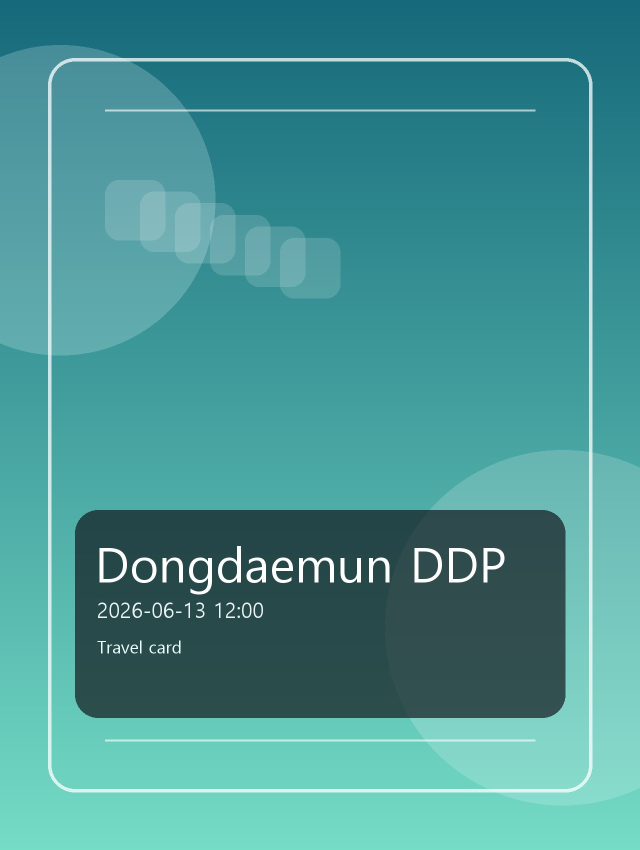
#> input picture services/video2D/assets/photos/ddp.jpg, 1280 x 1700 px (shown at 1/2 size); its folder holds only this picture in this run
$ python -i video_maker.py   (imports and definitions only)
#> lines starting #> are read from the running program, lines starting #| are printed output that depends on the picture
#> further down, picture is the input picture: PIL image 1280x1700 RGB; mean R, G, B 71.7, 147.8, 147.5
from __future__ import annotations

import logging
import math
import re
import time
from datetime import datetime
from io import BytesIO
from pathlib import Path
from typing import Any

import imageio.v2 as imageio
import numpy as np
import requests
from filelock import FileLock
from PIL import Image, ImageDraw, ImageEnhance, ImageFilter, ImageFont

BASE_DIR = Path(__file__).resolve().parent
DEFAULT_TILE_CACHE_DIR = BASE_DIR / "cache" / "map_tiles"
DEFAULT_OUTPUT_DIR = BASE_DIR / "output"

VIDEO_WIDTH = 1080
VIDEO_HEIGHT = 1920
VIDEO_ASPECT = VIDEO_WIDTH / VIDEO_HEIGHT
FPS = 30
TILE_SIZE = 256
OSM_TILE_URL = "https://tile.openstreetmap.org/{z}/{x}/{y}.png"
OSM_USER_AGENT = "Trailer-BE TravelShorts/1.0 (+https://www.openstreetmap.org)"

TRAVEL_ZOOM = 2.55
ARRIVAL_ZOOM = 3.0
LOOK_AHEAD_RATIO = 0.16
CAMERA_SMOOTHING = 0.13
MARKER_VERTICAL_OFFSET = 0.08
OUTPUT_NAME_RE = re.compile(r"^travel_shorts_(\d+)\.mp4$")

logger = logging.getLogger(__name__)


# [159 lines left out: functions create_travel_shorts, _prepare_output_path, _allocate_next_output_path, _max_existing_video_id, _read_counter_id, _validate_trip_data, not called in this run]


class _MapLayout:
    # [6 lines left out: function __init__, not called in this run]

    def latlon_to_image_xy(self, lat: float, lon: float) -> tuple[float, float]:
        pixel_x, pixel_y = _latlon_to_global_pixel(lat, lon, self.zoom)
        return pixel_x - self.min_pixel_x, pixel_y - self.min_pixel_y


# [228 lines left out: functions _build_map_layout, _choose_zoom, _source_bounds_for_zoom, _route_size_at_zoom, _get_osm_tile, _latlon_to_global_pixel and 3 more, not called in this run]


def _point_has_existing_photo(point: dict[str, Any]) -> bool:
    photo_path = point.get("photo")
    return bool(photo_path and _resolve_path(photo_path).exists())


# [363 lines left out: functions _write_point_photo_if_available, _compose_camera_map_frame, _draw_map_ui, _compose_overview_frame, _split_route_by_progress, _write_photo_scene and 9 more, not called in this run]


def _is_visible(point: tuple[float, float], margin: int = 0) -> bool:
    return -margin <= point[0] <= VIDEO_WIDTH + margin and -margin <= point[1] <= VIDEO_HEIGHT + margin


# [9 lines left out: function _draw_polyline, not called in this run]


def _soften_map(image: Image.Image) -> Image.Image:
    image = ImageEnhance.Color(image).enhance(0.72)
    image = ImageEnhance.Contrast(image).enhance(0.92)
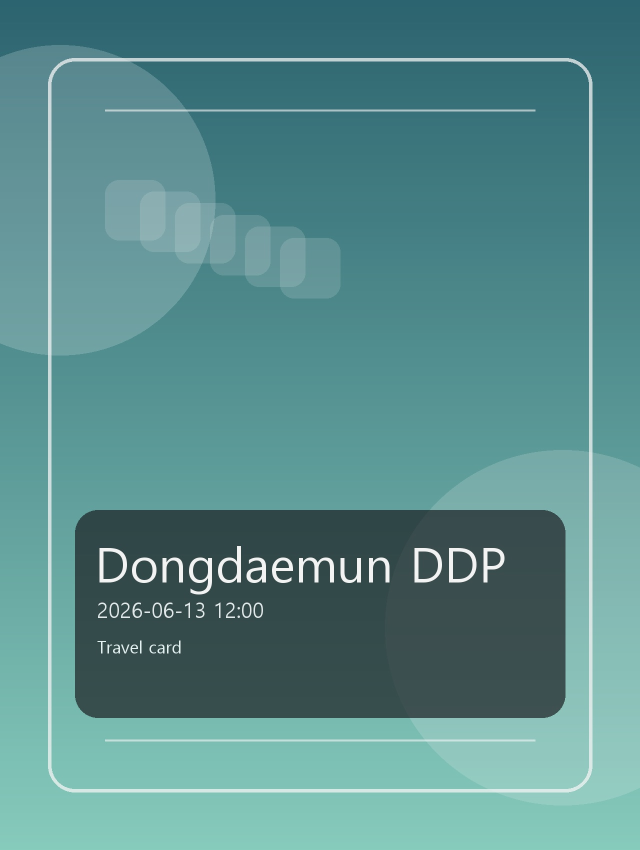
#> image: PIL image 1280x1700 RGB (shown at 1/2 size); mean R, G, B 88.6, 139.1, 138.9
    image = ImageEnhance.Brightness(image).enhance(1.03)
    return image


# [15 lines left out: functions _center_crop_cover, _to_frame_array, not called in this run]


def _ease_in_out(t: float) -> float:
    t = _clamp(t, 0.0, 1.0)
    return t * t * (3.0 - 2.0 * t)


def _lerp(start: float, end: float, ratio: float) -> float:
    return start + (end - start) * ratio


def _clamp(value: float, minimum: float, maximum: float) -> float:
    return max(minimum, min(maximum, value))


# [8 lines left out: function _haversine_km, not called in this run]


def _total_distance_km(points: list[dict[str, Any]]) -> float:
    return sum(_haversine_km(points[index], points[index + 1]) for index in range(len(points) - 1))


# [45 lines left out: functions _format_timestamp, _resolve_path, _load_fonts, not called in this run]

>>> from PIL import Image
>>> picture = Image.open('assets/photos/ddp.jpg')
>>> result = _soften_map(picture)
